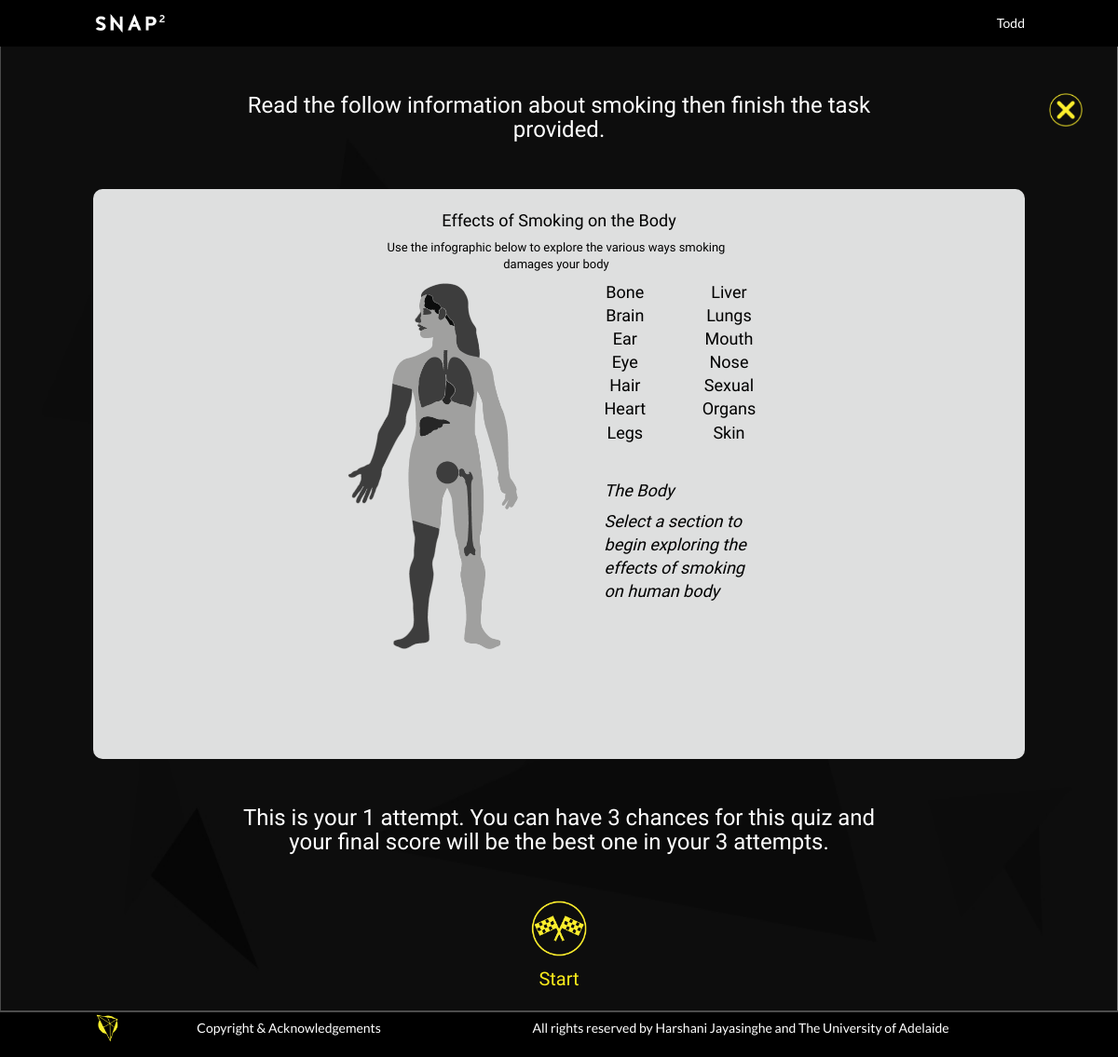
The app's page /student/pre-task-material.php?quiz_id=24 (signed in) with its own data.
### tables this page shows
CREATE TABLE `learning_material` (
  `QuizID` mediumint(9) NOT NULL DEFAULT 0,
  `Content` longtext DEFAULT NULL,
  `Excluded` mediumint(9) DEFAULT 0,
  PRIMARY KEY (`QuizID`),
  CONSTRAINT `Learning_Material_QuizID_FK` FOREIGN KEY (`QuizID`) REFERENCES `quiz` (`QuizID`) ON DELETE CASCADE ON UPDATE CASCADE
);

CREATE TABLE `topic` (
  `TopicID` mediumint(9) NOT NULL AUTO_INCREMENT,
  `TopicName` varchar(190) DEFAULT NULL,
  PRIMARY KEY (`TopicID`),
  UNIQUE KEY `TopicName` (`TopicName`)
);

### mysql-lib.php (called while the page is built, shortened)
<?php
function getQuizType(PDO $conn, $quizID)
{
    $quizTypeSql = "SELECT COUNT(*)
                        FROM Quiz
                        WHERE QuizID = ?";
    $quizTypeQuery = $conn->prepare($quizTypeSql);
    $quizTypeQuery->execute(array($quizID));
    $quizTypeSql = "SELECT *
                        FROM   Quiz LEFT JOIN Learning_Material USING (QuizID)
                        WHERE  QuizID = ?";
    $quizTypeQuery = $conn->prepare($quizTypeSql);
    $quizTypeQuery->execute(array($quizID));
    $quizTypeQueryRes = $quizTypeQuery->fetch(PDO::FETCH_OBJ);
    return $quizTypeQueryRes->QuizType;
}
function getMCQAttemptInfo(PDO $conn, $quizID, $studentID)
{
    $mcqCorrectNumSql = "SELECT Attempt, HighestGrade FROM MCQ_Attempt_Record
                         WHERE QuizID = ? AND StudentID = ?";
    $mcqCorrectNumQuery = $conn->prepare($mcqCorrectNumSql);
    $mcqCorrectNumQuery->execute(array($quizID, $studentID));
    $attempt = $mcqCorrectNumQuery->fetch(PDO::FETCH_OBJ);
    return $attempt;
}
function getLearningMaterial(PDO $conn, $quizID)
{
    return getRecord($conn, $quizID, "Learning_Material", array("Quiz", "Topic"));
}
function getTablePK(PDO $conn, $tableName)
{
    $tableSql = "SHOW KEYS FROM $tableName WHERE Key_name = 'PRIMARY'";
    $tableQuery = $conn->prepare($tableSql);
    $tableQuery->execute();
    $tableResult = $tableQuery->fetchAll(PDO::FETCH_OBJ);
    $tablePK = $tableResult[0]->Column_name;
    return $tablePK;
}
function getRecord(PDO $conn, $recordID, $tableName, array $joinTables = null)
{
    $tablePK = getTablePK($conn, $tableName);
    $tableSql = "SELECT COUNT(*)
				 FROM $tableName
				 WHERE $tablePK = ?";
    $tableQuery = $conn->prepare($tableSql);
    $tableQuery->execute(array($recordID));
    $tableSql = "SELECT * FROM $tableName";
    if ($joinTables != null) {
        foreach ($joinTables as $joinTable) {
            $tableSql .= " NATURAL JOIN " . $joinTable;
        }
    }
    $tableSql .= " WHERE $tablePK = ?";
    $tableQuery = $conn->prepare($tableSql);
    $tableQuery->execute(array($recordID));
    $tableResult = $tableQuery->fetch(PDO::FETCH_OBJ);
    return $tableResult;
}

### student/pre-task-material.php (the view, shortened to what this page needs)
<?php
    require_once("../mysql-lib.php");
    if ($_SERVER["REQUEST_METHOD"] == "GET" && isset($_GET["quiz_id"])) {
            $quizID = $_GET["quiz_id"];
    } else {
        debug_log("Illegal state!");
        header("location:welcome.php");
        exit;
    }
    $conn = null;
    try {
        $conn = db_connect();
        $materialRes = getLearningMaterial($conn, $quizID);
        $quizType = getQuizType($conn, $quizID);
    } catch(Exception $e) {
        if($conn != null) {
            db_close($conn);
        }
        debug_err($e);
        exit;
    }
?>
<!DOCTYPE html>
<html lang="en">
<head>
    <link rel="stylesheet" href="http://maxcdn.bootstrapcdn.com/bootstrap/3.3.6/css/bootstrap.min.css">
    <link rel="stylesheet" href="./css/common.css">
</head>
<body>
<div class="page-wrapper">
    <?php
    require("./top-nav-bar.php");
    ?>
    <div class="content-wrapper">
        <div class="material">
            <h2 class="material-title">Read the follow information about <?php echo strtolower($materialRes->TopicName) ?> then finish the task provided.</h2>
<?php   if ($materialRes->Excluded == 0) { ?>
            <div class="material-content-included p1">
                <?
                preg_match_all("/#using\s*?'(.+?)'\s*?;/", $materialRes->Content, $matchedArr, PREG_OFFSET_CAPTURE);
                $startPos = 0;
                for ($matchId = 0; $matchId < count($matchedArr[1]); $matchId++) {
                    echo substr($materialRes->Content, $startPos, $matchedArr[0][$matchId][1] - $startPos);
                    $startPos = $matchedArr[0][$matchId][1] + strlen($matchedArr[0][$matchId][0]);
                }
                echo substr($materialRes->Content, $startPos); ?>
            </div>
<?php   } else { ?>
            <div class="material-content-excluded h1">
                <p>There is no reading material for this task. Please press Start to begin the task.</p>
            </div>
<?php   } ?>
<?php
            switch ($quizType) {
                case "MCQ":
                    try {
                        $conn = db_connect();
                        $attemtInfo = getMCQAttemptInfo($conn, $quizID, $studentID);
                    } catch (Exception $e) {
                        debug_err($e);
                    }
                    db_close($conn);?>
                    <h2 class="material-title">This is your <?php echo ($attemtInfo->Attempt+1); ?> attempt.
                        You can have 3 chances for this quiz and your final score will be the best one in your 3 attempts.</h2>
                    <a href="multiple-choice-question.php?quiz_id=<?php echo $quizID?>" class="material-start">
                        <span class="material-start-icon"></span>
                        Start
                    </a>
<?php               break;
                case "SAQ": ?>
        <?php       break;
            }  ?>
        </div>
    </div>
    <ul class="task-operation">
        <li class="cancel-task">
            <a href="weekly-task.php?week=<?php echo $week?>" title="Cancel Task"></a>
        </li>
    </ul>
    <? require("./footer-bar.php") ?>
</div>
</body>
</html>

### student/css/common.css (style rules this page uses)
html { box-sizing: border-box; }
*, *::before, *::after { box-sizing: inherit; margin: 0; padding: 0; }
body { -webkit-font-smoothing: antialiased; -moz-osx-font-smoothing: grayscale; font-family: 'Lato', sans-serif; font-size: 14px; line-height: 1.4; color: #fff; overflow-x: hidden; background-size: 100% 100%; background-image: url("../img/main_background.jpg"); }
ul, ol { list-style: none; margin: 0; padding: 0; }
a { color: #fff; text-decoration: none; }
h2 { font-weight: normal; }
html, body { height: 100%; }
.page-wrapper { height: 100%; padding-top: 50px; }
.content-wrapper { min-height: calc(100% - 50px); }
.p1, .p2, .p3 { font-family: Maitree, serif; }
.p1 { font-size: 18px; }
.task-operation { position: fixed; top: 100px; right: 200px; z-index: 1024; }
.task-operation li { float: left; width: 24px; height: 24px; margin-left: 10px; }
.task-operation a { display: block; width: 36px; height: 36px; margin: 0 auto 10px; background-size: 100% 100%; background-image: url("../img/cancel_icon.png"); cursor: pointer; }

### student/pre-task-material.php (style rules this page uses)
.material { max-width: 1000px; margin: 0 auto; }
.material-title { text-align: center; font-size: 24px; max-width: 700px; margin: 50px auto; }
.material-content-included { padding: 14px 120px; background-color: #dedfdf; border-radius: 10px; color: #000; min-height: 350px; }
.material-content-included p { margin: 0 0 30px 0; }
.material-start { display: block; width: 60px; text-align: center; margin: 20px auto; color: #fcec1b; background-color: transparent; cursor: pointer; font-size: 20px; border: 0; }
.material-start-icon { display: block; width: 60px; height: 60px; background-size: 100% 100%; background-image: url("./img/start_flag_icon.png"); margin-bottom: 10px; }
.task-operation { right: 50px; }

### records on screen
learning_material: topic.TopicName "smoking", value "Effects of Smoking on the Body Use the infographic below to explore the various ways smoking damages your body Bone Brain Ear Eye Hair Heart Legs Liver Lungs Mouth Nose Sexual Organs Skin The Body Select a section to begin exploring the effects of smoking on human body", Excluded 0 (drawn)

### other values on screen
$studentUsername "Todd"
$attemtInfo->Attempt+1 "1"
